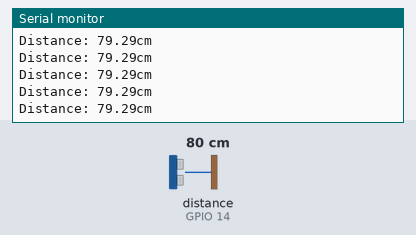
Simulated run of this sketch. Board: ESP32. Parts: the last lines printed to the serial monitor. Wiring (inferred from the names in the program): ultrasonic range finder: trigger GPIO 13; echo GPIO 14. Inputs (shaded band) come from the test bench; at power-on: distance to the obstacle (sensor on GPIO 14) 80 cm. The echo pulse lasts 58.3 µs per cm.

Above: at 1.2 s.
1.3 s: distance to the obstacle (sensor on GPIO 14) set to 2 cm
At 1.37 s:
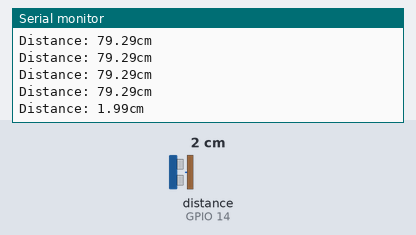
2.8 s: distance to the obstacle (sensor on GPIO 14) set to 4 cm
At 2.88 s:
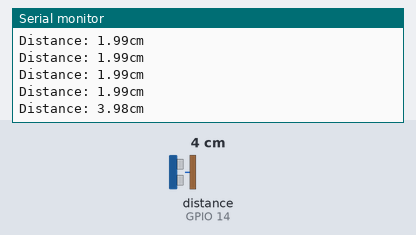
Timing chart, 0 to 5.8 s (numbered marks = the images above; inputs shaded):
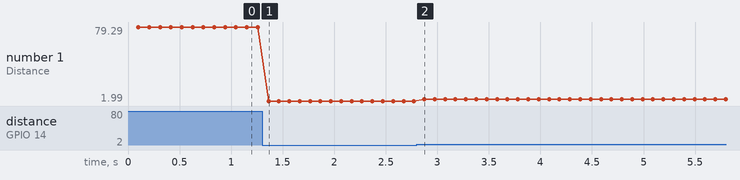

Measured:
- after the input at 1.3 s, the serial monitor: prints a new line after 0.06 s (image 1)
- after the input at 2.8 s, the serial monitor: prints a new line after 0.07 s (image 2)
- plotted number 1: 79.29 → 1.99 after the input at 1.3 s, 1.99 → 3.98 after the input at 2.8 s

The sketch:

ultrasonicRanging.ino
```cpp
#define trigPin 13
#define echoPin 14
#define MAX_DISTANCE 700

float timeOut = MAX_DISTANCE * 60;
int soundVelocity = 340;
void setup() {
pinMode(trigPin,OUTPUT);
pinMode(echoPin,INPUT);
Serial.begin(115200);
}

void loop() {
delay(100);
Serial.printf("Distance: ");
Serial.print(getSonar());
Serial.println("cm");
}

float getSonar() {
unsigned long pingTime;
float distance;

digitalWrite(trigPin, HIGH);
delayMicroseconds(10);
digitalWrite(trigPin, LOW);

pingTime = pulseIn(echoPin, HIGH, timeOut);

distance = (float)pingTime * soundVelocity / 2 / 10000;
return distance;
}
```
